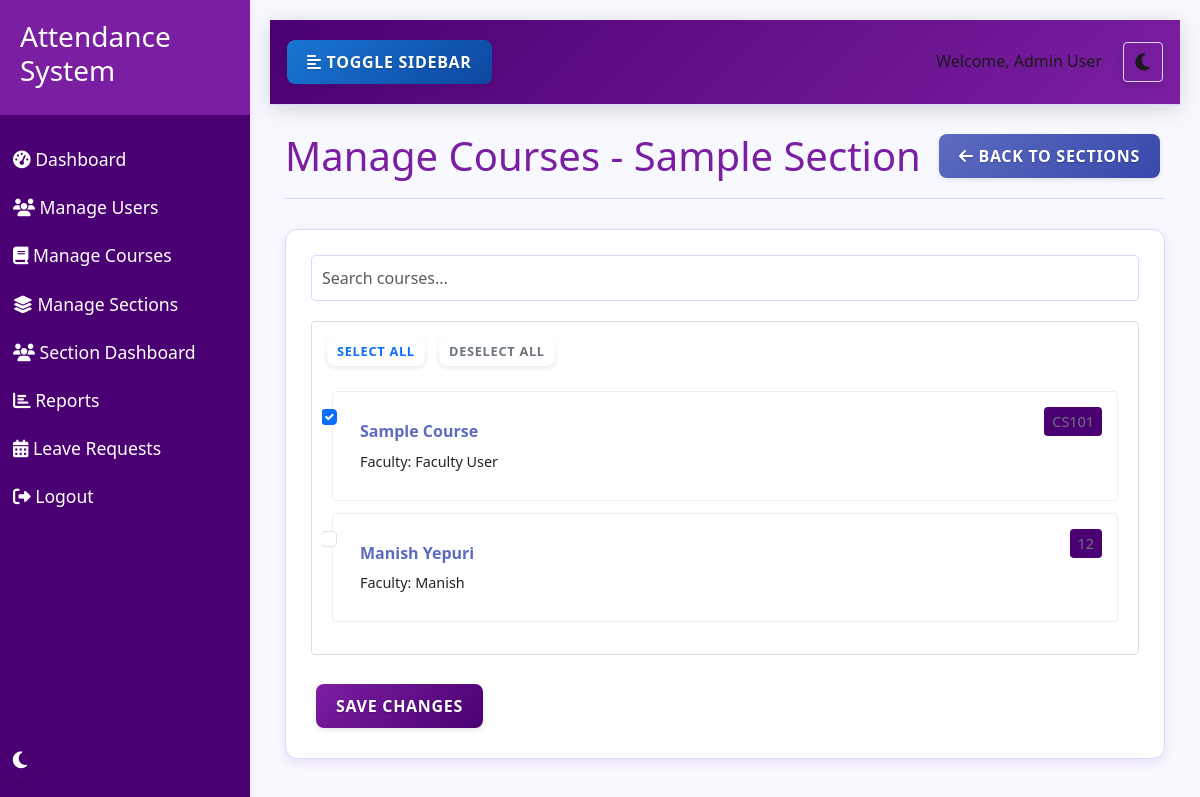
/admin/sections/2/courses (signed in), run on the app's committed database.
### models.py (models this page shows, shortened)
class User(db.Model, UserMixin):
    id = db.Column(db.Integer, primary_key=True)
    name = db.Column(db.String(100), nullable=False)
    email = db.Column(db.String(100), unique=True, nullable=False)
    password = db.Column(db.String(200), nullable=False)
    role = db.Column(db.String(20), nullable=False)  # 'admin', 'faculty', 'student'
    department = db.Column(db.String(100), nullable=True)
    profile_pic = db.Column(db.String(200), nullable=True)
    created_at = db.Column(db.DateTime, default=datetime.utcnow)
    attendances = db.relationship('Attendance', foreign_keys='Attendance.user_id', backref='user', lazy=True)
    marked_attendances = db.relationship('Attendance', foreign_keys='Attendance.marked_by', backref='marked_by_user', lazy=True)
    leave_requests = db.relationship('LeaveRequest', foreign_keys='LeaveRequest.user_id', backref='user', lazy=True)
    approved_leaves = db.relationship('LeaveRequest', foreign_keys='LeaveRequest.approved_by', backref='approved_by_user', lazy=True)
    student_sections = db.relationship('Section', secondary=section_students, backref=db.backref('students', lazy='dynamic'))
    teacher_sections = db.relationship('Section', secondary=section_teachers, backref=db.backref('teachers', lazy='dynamic'))

class Section(db.Model):
    id = db.Column(db.Integer, primary_key=True)
    name = db.Column(db.String(100), nullable=False)
    description = db.Column(db.Text, nullable=True)
    created_at = db.Column(db.DateTime, default=datetime.utcnow)
    created_by = db.Column(db.Integer, db.ForeignKey('user.id'), nullable=False)
    creator = db.relationship('User', foreign_keys=[created_by])
    section_courses_rel = db.relationship('Course', secondary=section_courses, overlaps="courses,sections", viewonly=True)

class Course(db.Model):
    id = db.Column(db.Integer, primary_key=True)
    name = db.Column(db.String(100), nullable=False)
    code = db.Column(db.String(20), unique=True, nullable=False)
    faculty_id = db.Column(db.Integer, db.ForeignKey('user.id'), nullable=False)
    created_at = db.Column(db.DateTime, default=datetime.utcnow)
    attendances = db.relationship('Attendance', backref='course', lazy=True)
    faculty = db.relationship('User', foreign_keys=[faculty_id], backref='courses')
    sections = db.relationship('Section', secondary=section_courses, backref=db.backref('courses', lazy='dynamic'))

### routes/admin.py (the view, shortened to what this page needs)
@admin_bp.route('/sections/<int:section_id>/courses', methods=['GET', 'POST'])
@login_required
def manage_section_courses(section_id):
    if current_user.role != 'admin':
        flash('Access denied. Admin privileges required.', 'danger')
        return redirect(url_for('index'))
    section = Section.query.get_or_404(section_id)
    courses = Course.query.all()
    current_course_ids = [c.id for c in section.courses]
    return render_template('admin/manage_section_courses.html',
                          section=section,
                          courses=courses,
                          current_course_ids=current_course_ids)

### app.py (called while the page is built)
@login_manager.user_loader
def load_user(user_id):
    return User.query.get(int(user_id))

### templates/admin/manage_section_courses.html (shortened to what this page needs)
{% extends 'base.html' %}
{% block content %}
<div class="manage-section-courses">
    <div class="page-header">
        <h1>Manage Courses - {{ section.name }}</h1>
        <a href="{{ url_for('admin.manage_sections') }}" class="btn btn-secondary">
            <i class="fas fa-arrow-left"></i> Back to Sections
        </a>
    </div>
    <div class="card">
        <div class="card-body">
            <form method="POST" action="{{ url_for('admin.manage_section_courses', section_id=section.id) }}">
                <div class="form-group">
                    <input type="text" id="courseSearch" class="form-control" placeholder="Search courses...">
                </div>
                <div class="course-selection">
                    <div class="select-actions">
                        <button type="button" class="btn btn-sm btn-outline-primary select-all-courses">Select All</button>
                        <button type="button" class="btn btn-sm btn-outline-secondary deselect-all-courses">Deselect All</button>
                    </div>
                    <div class="course-list">
                        {% for course in courses %}
                        <div class="form-check course-item">
                            <input class="form-check-input" type="checkbox" name="courses" id="course_{{ course.id }}" value="{{ course.id }}" {% if course.id in current_course_ids %}checked{% endif %}>
                            <label class="form-check-label" for="course_{{ course.id }}">
                                <div class="course-info">
                                    <div class="course-name">{{ course.name }}</div>
                                    <div class="course-code">{{ course.code }}</div>
                                    <div class="course-faculty">Faculty: {{ course.faculty.name }}</div>
                                </div>
                            </label>
                        </div>
                        {% endfor %}
                    </div>
                </div>
                <div class="form-actions mt-4">
                    <button type="submit" class="btn btn-primary">Save Changes</button>
                </div>
            </form>
        </div>
    </div>
</div>
{% endblock %}

### templates/base.html (shortened to what this page needs)
<!DOCTYPE html>
<html lang="en">
<head>
    <link rel="stylesheet" href="https://cdn.jsdelivr.net/npm/bootstrap@5.3.0/dist/css/bootstrap.min.css">
    <link rel="stylesheet" href="{{ url_for('static', filename='css/style.css') }}">
    <link rel="stylesheet" href="{{ url_for('static', filename='css/themes.css') }}">
    <link rel="stylesheet" href="{{ url_for('static', filename='css/dark-mode-fixes.css') }}">
    <link rel="stylesheet" href="{{ url_for('static', filename='css/button-fixes.css') }}">
    <link rel="stylesheet" href="{{ url_for('static', filename='css/table-fixes.css') }}">
    <link rel="stylesheet" href="https://cdnjs.cloudflare.com/ajax/libs/font-awesome/6.4.0/css/all.min.css">
</head>
<body>
    <div class="wrapper">
        {% if current_user.is_authenticated %}
        <nav class="sidebar">
            <div class="sidebar-header">
                <h3>Attendance System</h3>
            </div>
            <ul class="list-unstyled components">
                {% if current_user.role == 'admin' %}
                <li>
                    <a href="{{ url_for('admin.dashboard') }}"><i class="fas fa-tachometer-alt"></i> Dashboard</a>
                </li>
                <li>
                    <a href="{{ url_for('admin.manage_users') }}"><i class="fas fa-users"></i> Manage Users</a>
                </li>
                <li>
                    <a href="{{ url_for('admin.manage_courses') }}"><i class="fas fa-book"></i> Manage Courses</a>
                </li>
                <li>
                    <a href="{{ url_for('admin.manage_sections') }}"><i class="fas fa-layer-group"></i> Manage Sections</a>
                </li>
                <li>
                    <a href="{{ url_for('section.dashboard') }}"><i class="fas fa-users"></i> Section Dashboard</a>
                </li>
                <li>
                    <a href="{{ url_for('admin.reports') }}"><i class="fas fa-chart-bar"></i> Reports</a>
                </li>
                <li>
                    <a href="{{ url_for('admin.manage_leaves') }}"><i class="fas fa-calendar-alt"></i> Leave Requests</a>
                </li>
                {% endif %}
                <li>
                    <a href="{{ url_for('logout') }}"><i class="fas fa-sign-out-alt"></i> Logout</a>
                </li>
            </ul>
            <div class="theme-toggle">
                <button class="theme-toggle-btn" aria-label="Toggle Dark Mode">
                </button>
            </div>
        </nav>
        {% endif %}
        <div id="content" class="{% if current_user.is_authenticated %}with-sidebar{% endif %}">
            {% if current_user.is_authenticated %}
            <nav class="navbar navbar-expand-lg navbar-light bg-light">
                <div class="container-fluid">
                    <button type="button" id="sidebarCollapse" class="btn btn-info">
                        <i class="fas fa-align-left"></i>
                        <span>Toggle Sidebar</span>
                    </button>
                    <div class="d-flex align-items-center">
                        <div class="user-info me-3">
                            <span>Welcome, {{ current_user.name }}</span>
                        </div>
                        <div class="theme-toggle-navbar">
                            <button class="theme-toggle-btn btn btn-sm btn-outline-secondary" aria-label="Toggle Dark Mode">
                            </button>
                        </div>
                    </div>
                </div>
            </nav>
            {% endif %}
            <div class="container mt-4">
                {% block content %}{% endblock %}
            </div>
        </div>
    </div>
</body>
</html>

### static/css/themes.css (style rules this page uses)
[data-theme="light"] { --primary-color: #7b1fa2; --primary-light: #ae52d4; --primary-dark: #4a0072; --accent-color: #ff5722; --text-light: #ffffff; --text-dark: #1a1a1a; --text-primary: #7b1fa2; --text-secondary: #5c6bc0; --background-light: #f8f8ff; --background-dark: #121212; --card-bg-light: #ffffff; --card-bg-dark: #1e1e1e; --border-color-light: #d8d8ff; --border-color-dark: #333333; --shadow-light: 0 4px 10px rgba(123, 31, 162, 0.1); --shadow-dark: 0 4px 10px rgba(0, 0, 0, 0.3); --success-color: #2e7d32; --warning-color: #f57c00; --danger-color: #d32f2f; --info-color: #1976d2; --navbar-bg: #f0e6ff; --input-bg: #ffffff; --input-text: #1a1a1a; --input-border: #d8d8ff; --modal-bg: #ffffff; --dropdown-bg: #ffffff; --dropdown-text: #1a1a1a; --dropdown-hover: #f0e6ff; --table-header-bg: #7b1fa2; --table-header-text: #ffffff; --table-stripe-bg: rgba(123, 31, 162, 0.05); --table-hover-bg: rgba(123, 31, 162, 0.1); --table-border-color: rgba(123, 31, 162, 0.2); --btn-default-bg: #f0e6ff; --btn-default-text: #1a1a1a; --btn-primary-bg: #7b1fa2; --btn-primary-text: #ffffff; --btn-secondary-bg: #5c6bc0; --btn-secondary-text: #ffffff; --btn-success-bg: #2e7d32; --btn-success-text: #ffffff; --btn-danger-bg: #d32f2f; --btn-danger-text: #ffffff; --btn-info-bg: #1976d2; --btn-info-text: #ffffff; --btn-warning-bg: #f57c00; --btn-warning-text: #ffffff; }
body { background-color: var(--background-light); color: var(--text-dark); transition: background-color 0.3s ease, color 0.3s ease; }
.card, .stat-card, .course-card, .feature-card, .login-card { background-color: var(--card-bg-light); border-color: var(--border-color-light); transition: background-color 0.3s ease, border-color 0.3s ease, box-shadow 0.3s ease; }
.navbar { background-color: var(--navbar-bg) !important; border-color: var(--border-color-light); transition: background-color 0.3s ease, border-color 0.3s ease; }
.form-control, .form-select { background-color: var(--input-bg); border-color: var(--input-border); color: var(--input-text); transition: background-color 0.3s ease, border-color 0.3s ease, color 0.3s ease; }
.sidebar { background: var(--primary-dark); transition: background-color 0.3s ease; }
.sidebar .sidebar-header { background: var(--primary-color); transition: background-color 0.3s ease; }
.page-header { border-color: var(--border-color-light); transition: border-color 0.3s ease; }
.btn-primary { background-color: var(--btn-primary-bg); border-color: var(--btn-primary-bg); color: var(--btn-primary-text); }
.btn-secondary { background-color: var(--btn-secondary-bg); border-color: var(--btn-secondary-bg); color: var(--btn-secondary-text); }
.btn-info { background-color: var(--btn-info-bg); border-color: var(--btn-info-bg); color: var(--btn-info-text); }
a { color: var(--primary-color); transition: color 0.3s ease; }

### static/css/table-fixes.css (style rules this page uses)
.course-name { color: var(--text-secondary); font-weight: 500; }

### templates/admin/manage_section_courses.html (style rules this page uses)
.course-selection { border: 1px solid #ddd; border-radius: 4px; padding: 10px; margin-bottom: 20px; }
.select-actions { margin-bottom: 10px; }
.course-list { max-height: 500px; overflow-y: auto; padding: 10px; }
.form-check { margin-bottom: 12px; padding: 12px; border-radius: 4px; border: 1px solid #eee; }
.course-info { display: flex; flex-direction: column; }
.course-name { font-weight: bold; }
.course-code { color: #6c757d; font-size: 0.9rem; }
.course-faculty { font-size: 0.9rem; margin-top: 5px; }

### data on the page
User: name "Admin User"
Section: name "Sample Section"
Course: courses "☑", name "Sample Course", code "CS101", faculty.name "Faculty User"
Course: name "Manish Yepuri", code "12", faculty.name "Manish"
